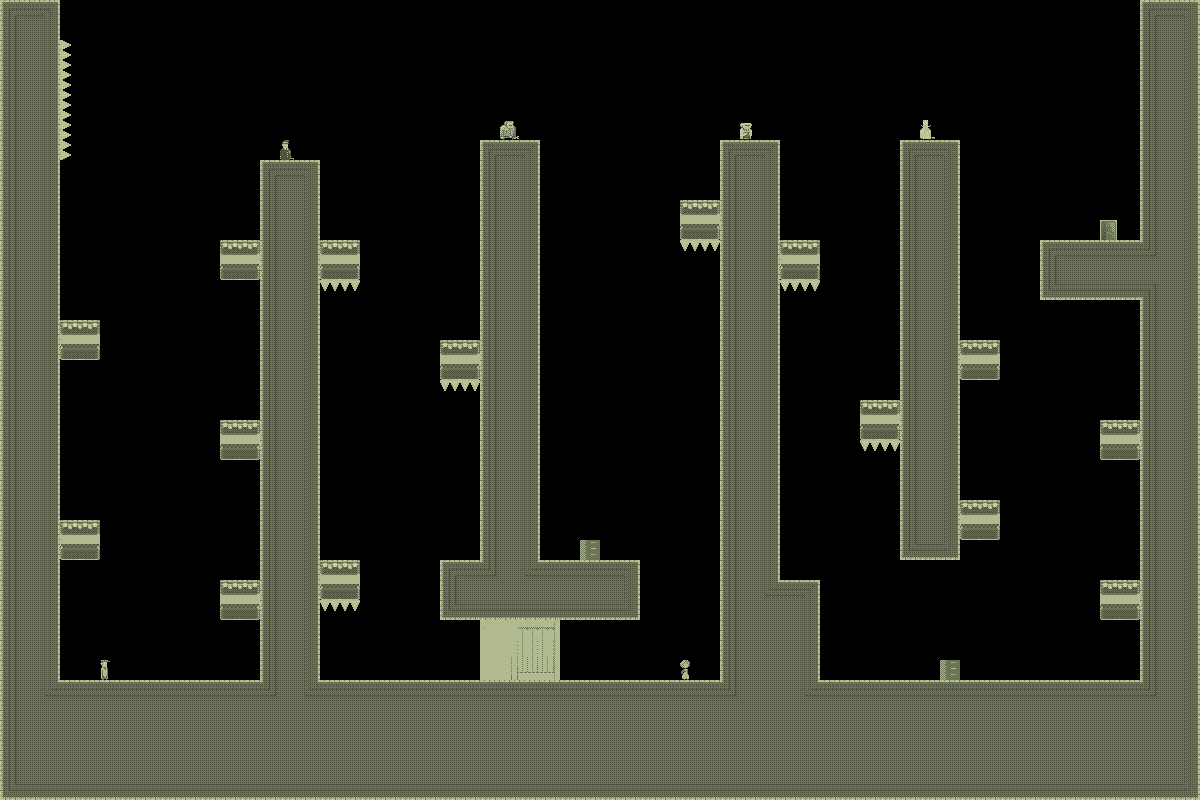

The image is a tile-based game level rendered from a .tmx file. Its description and source (layers, tilesets, objects; grid data summarised) follow:
An orthogonal 60x40 tile map with 20x20 px tiles, 1 tile layer (bg) and 1 object.

<map version="1.0" orientation="orthogonal" width="60" height="40" tilewidth="20" tileheight="20">
 <tileset firstgid="1" name="tiles_newyork" tilewidth="20" tileheight="20">
  <image source="../../../../../SuperLemonadeFactory1989Content/Lemonade/tiles_newyork.png" width="400" height="400" />
  <terraintypes>
   <terrain name="solid" tile="-1" />
  </terraintypes>
  <tile id="8" terrain=",,,0" />
  <tile id="9" terrain=",,0,0" />
  <tile id="10" terrain=",,0,0" />
  <tile id="11" terrain=",,0,0" />
  <tile id="12" terrain=",,0,0" />
  <tile id="13" terrain=",,0,0" />
  <tile id="14" terrain=",,0," />
  <tile id="15" terrain="0,0,0," />
  <tile id="16" terrain="0,0,,0" />
  <tile id="28" terrain=",0,,0" />
  <tile id="34" terrain="0,,0," />
  <tile id="35" terrain="0,,0,0" />
  <tile id="36" terrain=",0,0,0" />
  <tile id="48" terrain=",0,,0" />
  <tile id="54" terrain="0,,0," />
  <tile id="68" terrain=",0,,0" />
  <tile id="74" terrain="0,,0," />
  <tile id="88" terrain=",0,,0" />
  <tile id="94" terrain="0,,0," />
  <tile id="108" terrain=",0,,0" />
  <tile id="114" terrain="0,,0," />
  <tile id="128" terrain=",0,," />
  <tile id="129" terrain="0,0,," />
  <tile id="130" terrain="0,0,," />
  <tile id="131" terrain="0,0,," />
  <tile id="132" terrain="0,0,," />
  <tile id="133" terrain="0,0,," />
  <tile id="134" terrain="0,,," />
  <tile id="194" terrain="0,0,0,0" />
  <tile id="356">
   <properties>
    <property name="LargeCrate" value="" />
   </properties>
  </tile>
  <tile id="380">
   <properties>
    <property name="Andre" value="" />
   </properties>
  </tile>
  <tile id="381">
   <properties>
    <property name="Liselot" value="" />
   </properties>
  </tile>
  <tile id="382">
   <properties>
    <property name="Amsterdaam" value="" />
   </properties>
  </tile>
  <tile id="383">
   <properties>
    <property name="Worker" value="" />
   </properties>
  </tile>
  <tile id="384">
   <properties>
    <property name="Inspector" value="" />
   </properties>
  </tile>
  <tile id="385">
   <properties>
    <property name="Chef" value="" />
   </properties>
  </tile>
  <tile id="386">
   <properties>
    <property name="Exit" value="" />
   </properties>
  </tile>
  <tile id="387">
   <properties>
    <property name="Trampoline" value="" />
   </properties>
  </tile>
  <tile id="388">
   <properties>
    <property name="SmallCrate" value="" />
   </properties>
  </tile>
  <tile id="389">
   <properties>
    <property name="SugarBag" value="" />
   </properties>
  </tile>
 </tileset>
 <layer name="bg" width="60" height="40">
  <data>[2400 cells, 1035 non-empty, 70 distinct tile ids]</data>
 </layer>
 <objectgroup name="boxes" width="60" height="40">
  <object x="640" y="200">
   <polyline points="0,0 0,320" />
  </object>
 </objectgroup>
</map>
